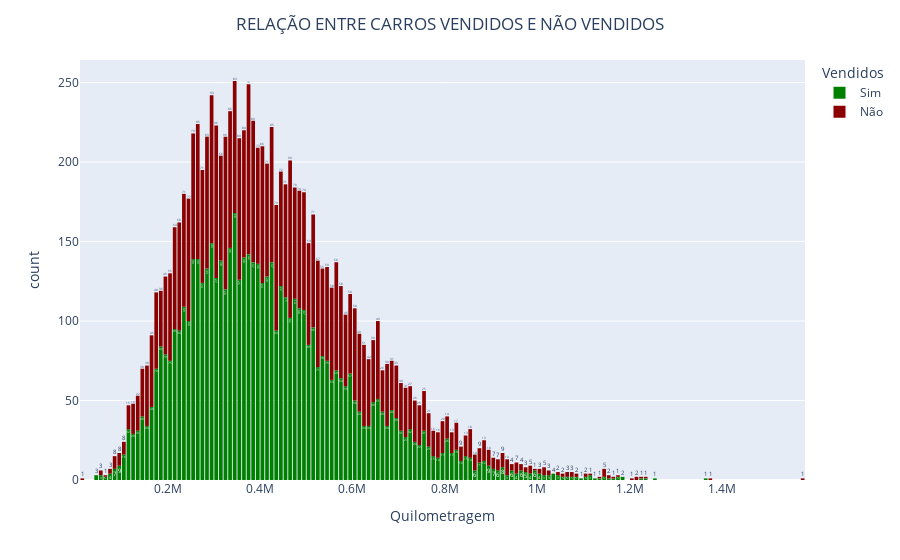
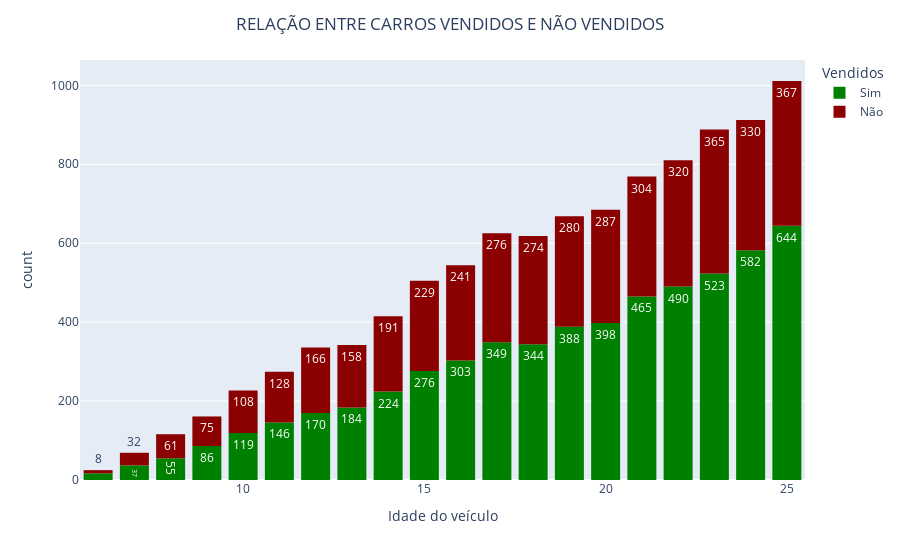
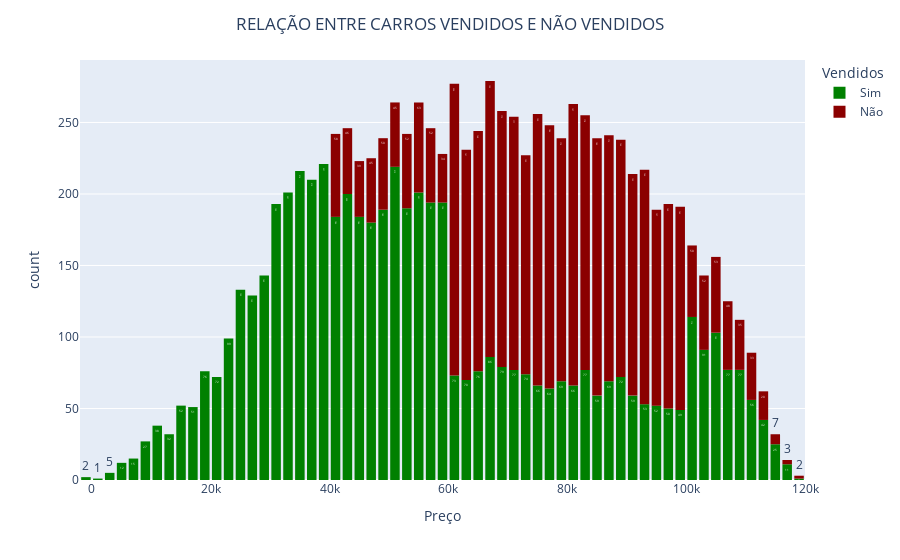
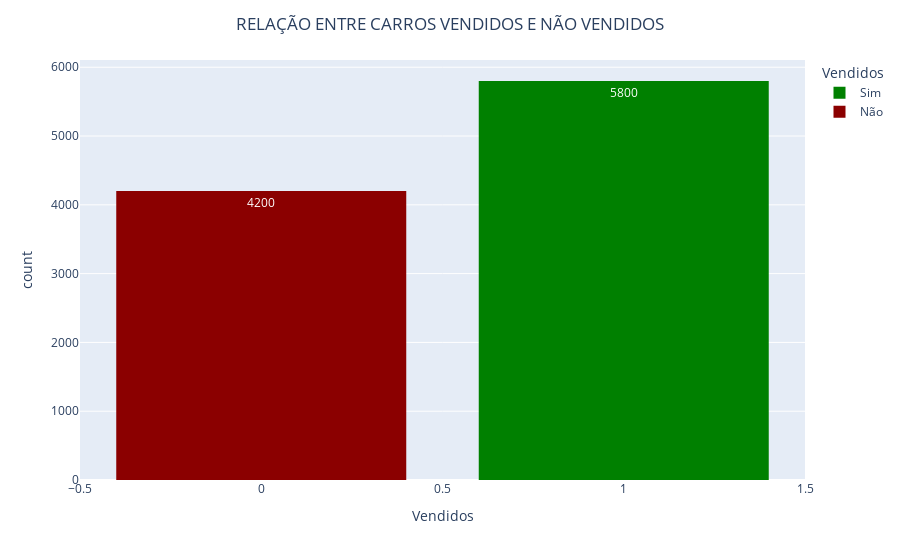

Notebook code cell kept with these figures, in order:
### Code cell
# Grafico de barras

columns = df.columns

for column in columns:
    fig = px.histogram(df, x=column, color='vendido', text_auto=True, 
                                labels={
                                    'vendido':'Vendidos',
                                    'quilometragem':'Quilometragem',
                                    'idade_veiculo':'Idade do veículo',
                                    'preco':'Preço'
                                }, color_discrete_sequence=['Green','Darkred'])
    
    newnames = {'0':'Não', '1': 'Sim'}
    fig.for_each_trace(lambda t: t.update(name = newnames[t.name], 
                                          legendgroup = newnames[t.name], 
                                          hovertemplate = t.hovertemplate.replace(t.name, newnames[t.name])
                                         ))
    
    fig.update_layout(title={
    'text' : 'RELAÇÃO ENTRE CARROS VENDIDOS E NÃO VENDIDOS',
    'x' : 0.5
    })

    fig.update_layout(bargap=0.2)
    fig.show()

### Figure 1 — Plotly figure (JSON) as saved in the notebook; plotly's stock layout.template omitted (floating-point values rounded to 4 significant figures; data arrays with more than 128 entries replaced by an {"elided": "..."} marker saying what was removed)
{"data": [{"alignmentgroup": "True", "bingroup": "x", "hovertemplate": "Vendidos=Sim<br>Quilometragem=%{x}<br>count=%{y}<extra></extra>", "legendgroup": "Sim", "marker": {"color": "Green", "pattern": {"shape": ""}}, "name": "Sim", "offsetgroup": "1", "orientation": "v", "showlegend": true, "texttemplate": "%{value}", "type": "histogram", "x": {"elided": "5800 float values"}, "xaxis": "x", "yaxis": "y"}, {"alignmentgroup": "True", "bingroup": "x", "hovertemplate": "Vendidos=Não<br>Quilometragem=%{x}<br>count=%{y}<extra></extra>", "legendgroup": "Não", "marker": {"color": "Darkred", "pattern": {"shape": ""}}, "name": "Não", "offsetgroup": "0", "orientation": "v", "showlegend": true, "texttemplate": "%{value}", "type": "histogram", "x": {"elided": "4200 float values"}, "xaxis": "x", "yaxis": "y"}], "layout": {"bargap": 0.2, "barmode": "relative", "legend": {"title": {"text": "Vendidos"}, "tracegroupgap": 0}, "margin": {"t": 60}, "title": {"text": "RELAÇÃO ENTRE CARROS VENDIDOS E NÃO VENDIDOS", "x": 0.5}, "xaxis": {"anchor": "y", "domain": [0, 1], "title": {"text": "Quilometragem"}}, "yaxis": {"anchor": "x", "domain": [0, 1], "title": {"text": "count"}}}}

### Figure 2 — Plotly figure (JSON) as saved in the notebook; plotly's stock layout.template omitted (floating-point values rounded to 4 significant figures; data arrays with more than 128 entries replaced by an {"elided": "..."} marker saying what was removed)
{"data": [{"alignmentgroup": "True", "bingroup": "x", "hovertemplate": "Vendidos=Sim<br>Idade do veículo=%{x}<br>count=%{y}<extra></extra>", "legendgroup": "Sim", "marker": {"color": "Green", "pattern": {"shape": ""}}, "name": "Sim", "offsetgroup": "1", "orientation": "v", "showlegend": true, "texttemplate": "%{value}", "type": "histogram", "x": {"elided": "5800 int values"}, "xaxis": "x", "yaxis": "y"}, {"alignmentgroup": "True", "bingroup": "x", "hovertemplate": "Vendidos=Não<br>Idade do veículo=%{x}<br>count=%{y}<extra></extra>", "legendgroup": "Não", "marker": {"color": "Darkred", "pattern": {"shape": ""}}, "name": "Não", "offsetgroup": "0", "orientation": "v", "showlegend": true, "texttemplate": "%{value}", "type": "histogram", "x": {"elided": "4200 int values"}, "xaxis": "x", "yaxis": "y"}], "layout": {"bargap": 0.2, "barmode": "relative", "legend": {"title": {"text": "Vendidos"}, "tracegroupgap": 0}, "margin": {"t": 60}, "title": {"text": "RELAÇÃO ENTRE CARROS VENDIDOS E NÃO VENDIDOS", "x": 0.5}, "xaxis": {"anchor": "y", "domain": [0, 1], "title": {"text": "Idade do veículo"}}, "yaxis": {"anchor": "x", "domain": [0, 1], "title": {"text": "count"}}}}

### Figure 3 — Plotly figure (JSON) as saved in the notebook; plotly's stock layout.template omitted (floating-point values rounded to 4 significant figures; data arrays with more than 128 entries replaced by an {"elided": "..."} marker saying what was removed)
{"data": [{"alignmentgroup": "True", "bingroup": "x", "hovertemplate": "Vendidos=Sim<br>Preço=%{x}<br>count=%{y}<extra></extra>", "legendgroup": "Sim", "marker": {"color": "Green", "pattern": {"shape": ""}}, "name": "Sim", "offsetgroup": "1", "orientation": "v", "showlegend": true, "texttemplate": "%{value}", "type": "histogram", "x": {"elided": "5800 float values"}, "xaxis": "x", "yaxis": "y"}, {"alignmentgroup": "True", "bingroup": "x", "hovertemplate": "Vendidos=Não<br>Preço=%{x}<br>count=%{y}<extra></extra>", "legendgroup": "Não", "marker": {"color": "Darkred", "pattern": {"shape": ""}}, "name": "Não", "offsetgroup": "0", "orientation": "v", "showlegend": true, "texttemplate": "%{value}", "type": "histogram", "x": {"elided": "4200 float values"}, "xaxis": "x", "yaxis": "y"}], "layout": {"bargap": 0.2, "barmode": "relative", "legend": {"title": {"text": "Vendidos"}, "tracegroupgap": 0}, "margin": {"t": 60}, "title": {"text": "RELAÇÃO ENTRE CARROS VENDIDOS E NÃO VENDIDOS", "x": 0.5}, "xaxis": {"anchor": "y", "domain": [0, 1], "title": {"text": "Preço"}}, "yaxis": {"anchor": "x", "domain": [0, 1], "title": {"text": "count"}}}}

### Figure 4 — Plotly figure (JSON) as saved in the notebook; plotly's stock layout.template omitted (floating-point values rounded to 4 significant figures; data arrays with more than 128 entries replaced by an {"elided": "..."} marker saying what was removed)
{"data": [{"alignmentgroup": "True", "bingroup": "x", "hovertemplate": "Vendidos=%{x}<br>count=%{y}<extra></extra>", "legendgroup": "Sim", "marker": {"color": "Green", "pattern": {"shape": ""}}, "name": "Sim", "offsetgroup": "1", "orientation": "v", "showlegend": true, "texttemplate": "%{value}", "type": "histogram", "x": {"elided": "5800 int values"}, "xaxis": "x", "yaxis": "y"}, {"alignmentgroup": "True", "bingroup": "x", "hovertemplate": "Vendidos=%{x}<br>count=%{y}<extra></extra>", "legendgroup": "Não", "marker": {"color": "Darkred", "pattern": {"shape": ""}}, "name": "Não", "offsetgroup": "0", "orientation": "v", "showlegend": true, "texttemplate": "%{value}", "type": "histogram", "x": {"elided": "4200 int values"}, "xaxis": "x", "yaxis": "y"}], "layout": {"bargap": 0.2, "barmode": "relative", "legend": {"title": {"text": "Vendidos"}, "tracegroupgap": 0}, "margin": {"t": 60}, "title": {"text": "RELAÇÃO ENTRE CARROS VENDIDOS E NÃO VENDIDOS", "x": 0.5}, "xaxis": {"anchor": "y", "categoryarray": [1, 0], "categoryorder": "array", "domain": [0, 1], "title": {"text": "Vendidos"}}, "yaxis": {"anchor": "x", "domain": [0, 1], "title": {"text": "count"}}}}
